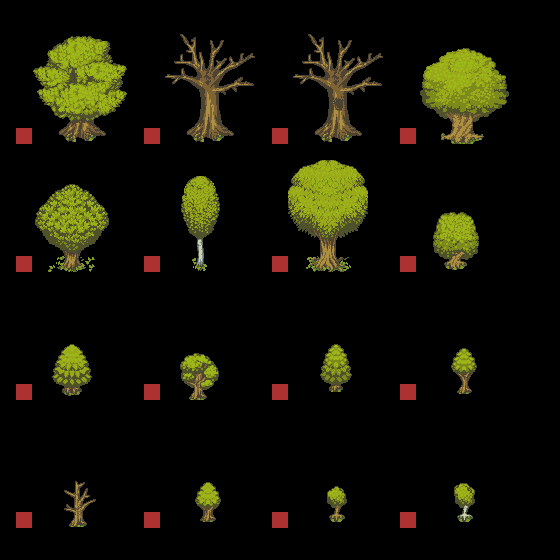

This is a level from a 2D game, rendered from its Tiled map with the project's own tilesets. A one-line summary and the map file follow, with tile-layer data summarised:
An orthogonal 35x35 tile map with 16x16 px tiles, 4 tile layers (input_TreeMask, output_TreeFringe, regions_Input, regions_Output), 7 tilesets.

<map version="1.2" tiledversion="1.3.5" orientation="orthogonal" renderorder="right-down" width="35" height="35" tilewidth="16" tileheight="16" infinite="0" nextlayerid="55" nextobjectid="2">
 <tileset firstgid="1" name="terrain" tilewidth="16" tileheight="16" tilecount="256" columns="16">
  <image source="../tilesets/terrain.png" width="256" height="256" />
  <terraintypes>
   <terrain name="lightgrass" tile="0" />
   <terrain name="medgrass" tile="4" />
   <terrain name="darkgrass" tile="8" />
   <terrain name="darkdirt" tile="13" />
  </terraintypes>
  <tile id="0" terrain="0,0,0,0" />
  <tile id="4" terrain="1,1,1,1" />
  <tile id="8" terrain="2,2,2,2" />
  <tile id="13" terrain="3,3,3,3" />
  <tile id="16" terrain=",,,0" />
  <tile id="17" terrain=",,0,0" />
  <tile id="18" terrain=",,0,0" />
  <tile id="19" terrain=",,0," />
  <tile id="20" terrain=",,,1" />
  <tile id="21" terrain=",,1,1" />
  <tile id="22" terrain=",,1,1" />
  <tile id="23" terrain=",,1," />
  <tile id="24" terrain=",,,2" />
  <tile id="25" terrain=",,2,2" />
  <tile id="26" terrain=",,2,2" />
  <tile id="27" terrain=",,2," />
  <tile id="28" terrain=",,,3" />
  <tile id="29" terrain=",,3,3" />
  <tile id="30" terrain=",,3,3" />
  <tile id="31" terrain=",,3," />
  <tile id="32" terrain=",0,,0" />
  <tile id="33" terrain=",0,0,0" />
  <tile id="34" terrain="0,,0,0" />
  <tile id="35" terrain="0,,0," />
  <tile id="36" terrain=",1,,1" />
  <tile id="37" terrain=",1,1,1" />
  <tile id="38" terrain="1,,1,1" />
  <tile id="39" terrain="1,,1," />
  <tile id="40" terrain=",2,,2" />
  <tile id="41" terrain=",2,2,2" />
  <tile id="42" terrain="2,,2,2" />
  <tile id="43" terrain="2,,2," />
  <tile id="44" terrain=",3,,3" />
  <tile id="45" terrain=",3,3,3" />
  <tile id="46" terrain="3,,3,3" />
  <tile id="47" terrain="3,,3," />
  <tile id="48" terrain=",0,,0" />
  <tile id="49" terrain="0,0,,0" />
  <tile id="50" terrain="0,0,0," />
  <tile id="51" terrain="0,,0," />
  <tile id="52" terrain=",1,,1" />
  <tile id="53" terrain="1,1,,1" />
  <tile id="54" terrain="1,1,1," />
  <tile id="55" terrain="1,,1," />
  <tile id="56" terrain=",2,,2" />
  <tile id="57" terrain="2,2,,2" />
  <tile id="58" terrain="2,2,2," />
  <tile id="59" terrain="2,,2," />
  <tile id="60" terrain=",3,,3" />
  <tile id="61" terrain="3,3,,3" />
  <tile id="62" terrain="3,3,3," />
  <tile id="63" terrain="3,,3," />
  <tile id="64" terrain=",0,," />
  <tile id="65" terrain="0,0,," />
  <tile id="66" terrain="0,0,," />
  <tile id="67" terrain="0,,," />
  <tile id="68" terrain=",1,," />
  <tile id="69" terrain="1,1,," />
  <tile id="70" terrain="1,1,," />
  <tile id="71" terrain="1,,," />
  <tile id="72" terrain=",2,," />
  <tile id="73" terrain="2,2,," />
  <tile id="74" terrain="2,2,," />
  <tile id="75" terrain="2,,," />
  <tile id="76" terrain=",3,," />
  <tile id="77" terrain="3,3,," />
  <tile id="78" terrain="3,3,," />
  <tile id="79" terrain="3,,," />
 </tileset>
 <tileset firstgid="257" name="terraindetail1" tilewidth="16" tileheight="16" tilecount="256" columns="16">
  <image source="../tilesets/terraindetail1.png" width="256" height="256" />
 </tileset>
 <tileset firstgid="513" name="water" tilewidth="16" tileheight="16" tilecount="256" columns="16">
  <image source="../tilesets/water.png" width="256" height="256" />
 </tileset>
 <tileset firstgid="769" name="objects1" tilewidth="16" tileheight="16" tilecount="256" columns="16">
  <image source="../tilesets/objects1.png" width="256" height="256" />
 </tileset>
 <tileset firstgid="1025" name="cliffs" tilewidth="16" tileheight="16" tilecount="256" columns="16">
  <image source="../tilesets/cliffs.png" width="256" height="256" />
 </tileset>
 <tileset firstgid="1281" name="trees_mask" tilewidth="128" tileheight="128" tilecount="16" columns="4">
  <image source="../tilesets/trees_mask.png" width="512" height="512" />
 </tileset>
 <tileset firstgid="1297" name="trees_fringe" tilewidth="128" tileheight="128" tilecount="16" columns="4">
  <image source="../tilesets/trees_fringe.png" width="512" height="512" />
 </tileset>
 <layer id="48" name="input_TreeMask" width="35" height="35">
  <data>[1225 cells, 16 non-empty, 16 distinct tile ids]</data>
 </layer>
 <layer id="49" name="output_TreeFringe" width="35" height="35">
  <data>[1225 cells, 16 non-empty, 16 distinct tile ids]</data>
 </layer>
 <layer id="38" name="regions_Input" width="35" height="35">
  <data>[1225 cells, 16 non-empty, 2 distinct tile ids]</data>
 </layer>
 <layer id="39" name="regions_Output" width="35" height="35">
  <data>[1225 cells, 16 non-empty, 2 distinct tile ids]</data>
 </layer>
</map>
